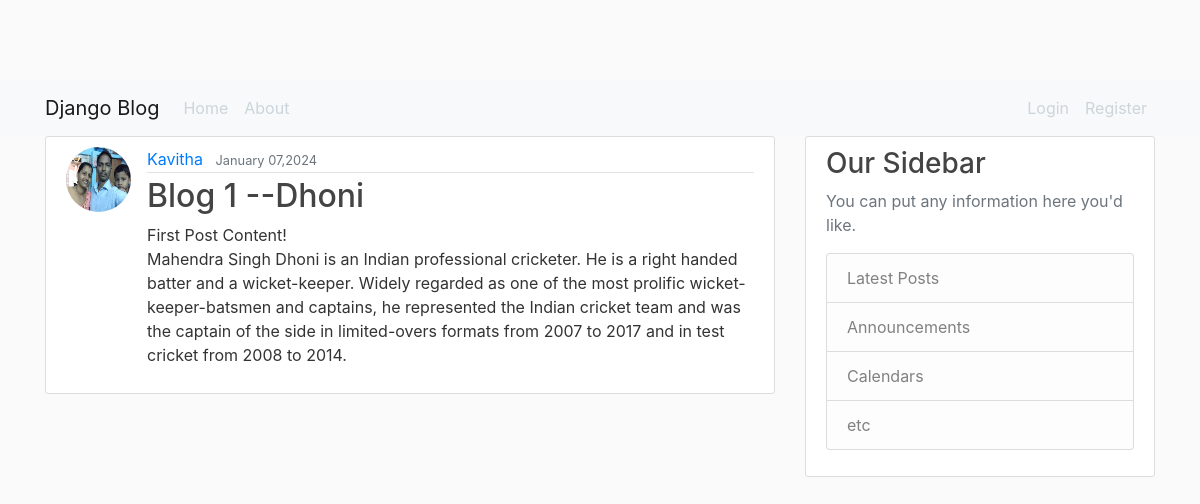
The app's page /post/1/ with its own data.
### firstapp/models.py (models this page shows, shortened)
class Post(models.Model):
    title = models.CharField(max_length=100)
    content = models.TextField()
    date_posted = models.DateTimeField(default=timezone.now)
    author = models.ForeignKey(User,on_delete = models.CASCADE)

### users/models.py (models this page shows)
class Profile(models.Model):
    user = models.OneToOneField(User,on_delete=models.CASCADE)
    image = models.ImageField(default='default.jpg',upload_to='profile_pics')

### firstapp/views.py (the view)
# urls.py: path('post/<int:pk>/', PostDetailView.as_view(), name='post-detail'),
class PostDetailView(DetailView):
    model = Post

### firstapp/templates/firstapp/post_detail.html (shortened to what this page needs)
{% extends "firstapp/base.html" %}
{% block content %}
         <article class="media content-section">
            <img class="rounded-circle article-img" src="{{ object.author.profile.image.url }}">
           <div class="media-body">
             <div class="article-metadata">
               <a class="mr-2" href="{% url 'user-posts' object.author.username %}">{{ object.author }}</a>
               <small class="text-muted">{{ object.date_posted|date:"F d,Y" }}</small>
             </div>
             <h2 class="article-title">{{ object.title }}</h2>
             <p class="article-content">{{ object.content }}</p>
           </div>
         </article>
{% endblock content %}

### firstapp/static/firstapp/main.css (style rules this page uses)
body { background: #fafafa; color: #333333; margin-top: 5rem; }
h1, h2, h3, h4, h5, h6 { color: #444444; }
.content-section { background: #ffffff; padding: 10px 20px; border: 1px solid #dddddd; border-radius: 3px; margin-bottom: 20px; }
.article-title { color: #444444; }
.article-content { white-space: pre-line; }
.article-img { height: 65px; width: 65px; margin-right: 16px; }
.article-metadata { padding-bottom: 1px; margin-bottom: 4px; border-bottom: 1px solid #e3e3e3 }

### records on screen
Post: author.profile.image (picture), author "Kavitha", date_posted "January 07,2024", title "Blog 1 --Dhoni", content "First Post Content! Mahendra Singh Dhoni is an Indian professional cricketer. He is a right handed batter and a wicket-keeper. Widely regarded as one of the most prolific wicket-keeper-batsmen and captains, he represented the Indian cricket team and was the captain of the side in limited-overs formats from 2007 to 2017 and in test cricket from 2008 to 2014."
